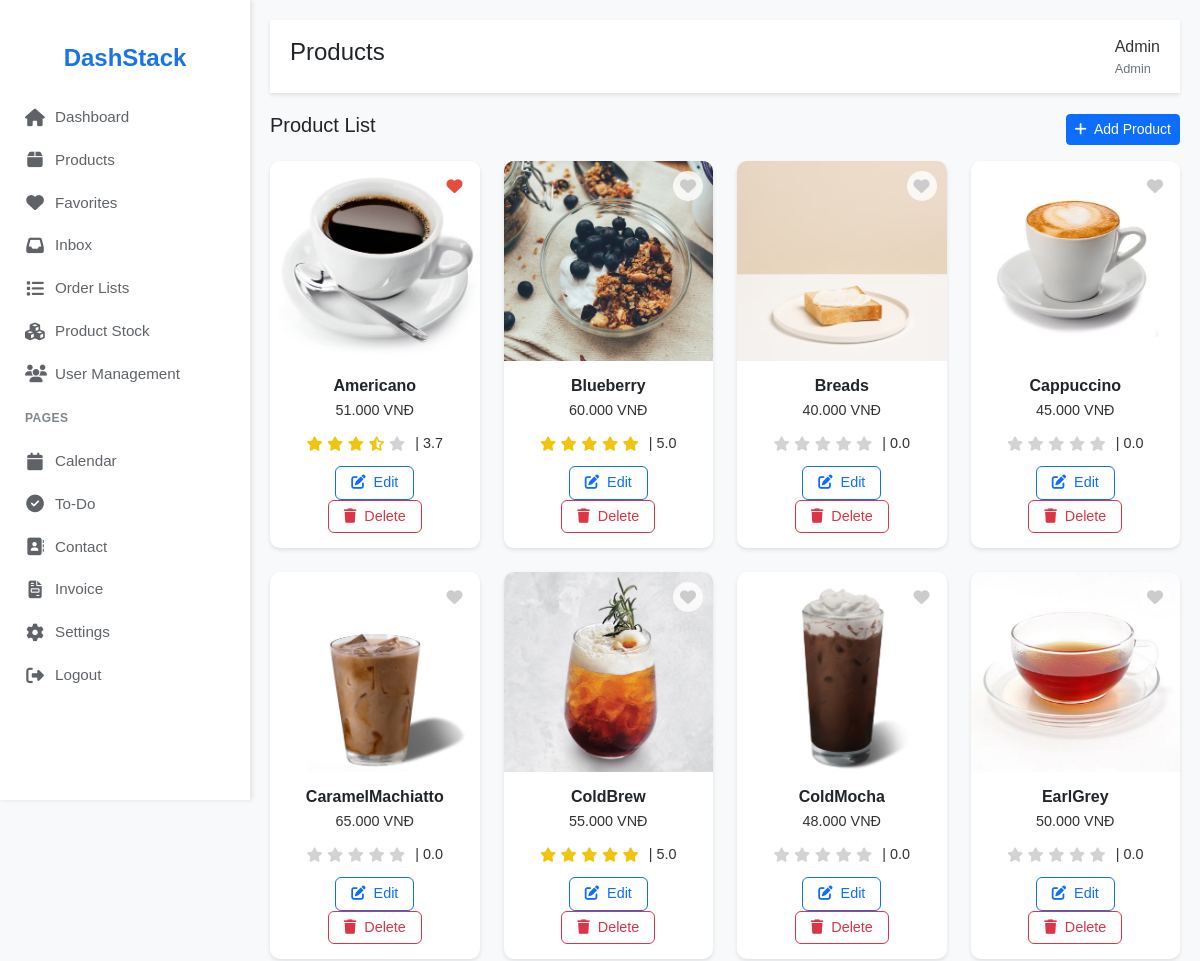
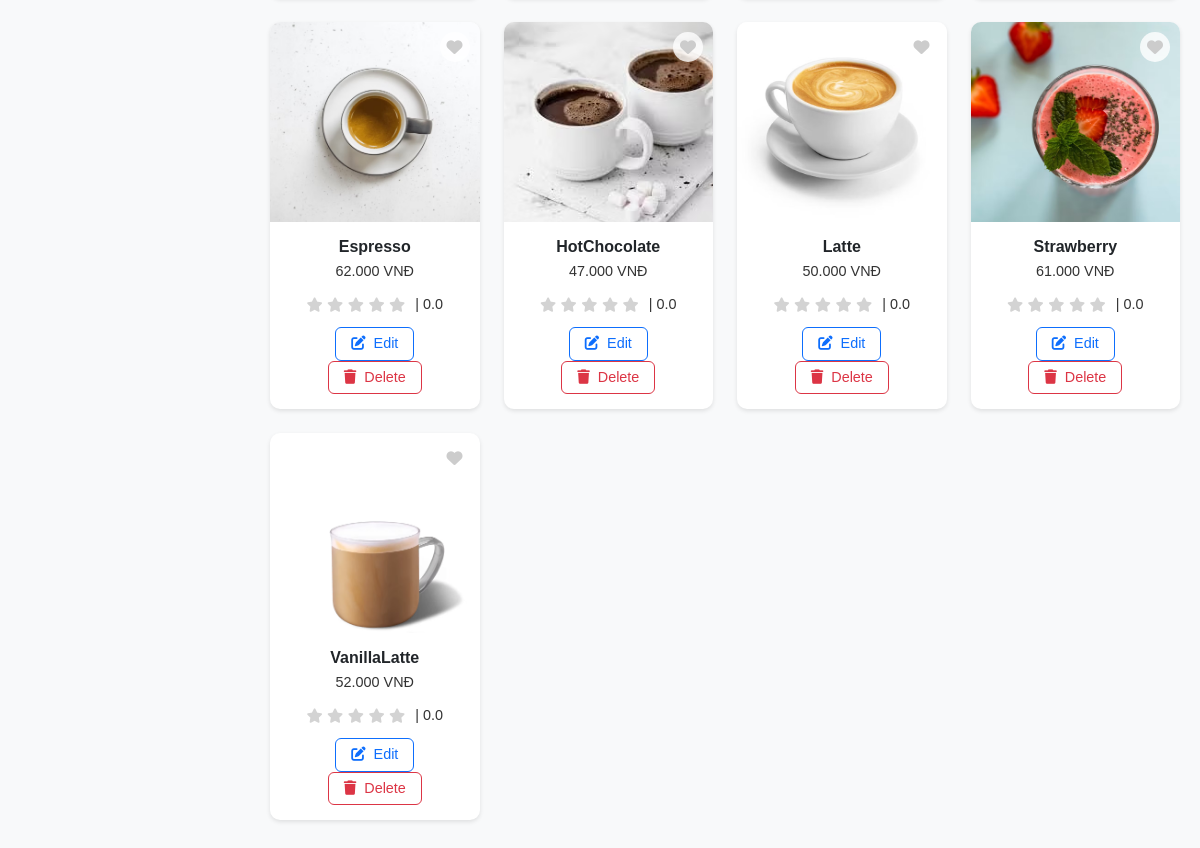
Page /admin/products (signed in) on the committed database (2 pictures, top to bottom).
### tables this page shows
CREATE TABLE products (
    product_id TEXT PRIMARY KEY,
    product_name TEXT NOT NULL,
    stock INTEGER NOT NULL CHECK(stock >= 0),
    description TEXT,
    discount INTEGER,
    category TEXT NOT NULL,
    image_url TEXT,
    image_url_2 TEXT
);

### app.py (the view)
@app.route('/admin/products')
def admin_products():
    return product_controller.admin_products()

### app.py (called while the page is built)
def format_currency(value):
    if value is None or not isinstance(value, (int, float)):
        return "N/A"
    return "{:,.0f}".format(value).replace(',', '.')

### models/account_model.py (called while the page is built)
    @staticmethod
    def get_user_details(customer_id):
        conn = get_db_connection()
        cursor = conn.cursor()
        cursor.execute('SELECT first_name, last_name FROM users WHERE customer_id = ?', (customer_id,))
        user = cursor.fetchone()
        conn.close()
        return user

### utils/db.py (called while the page is built)
def get_db_connection():
    conn = sqlite3.connect('database.db')
    conn.row_factory = sqlite3.Row
    conn.execute('PRAGMA foreign_keys = ON')
    return conn

### views/templates/admin_dashboard/dashboard/products.html (shortened to what this page needs)
<!DOCTYPE html>
<html lang="en">
<head>
    <link href="https://cdn.jsdelivr.net/npm/bootstrap@5.3.3/dist/css/bootstrap.min.css" rel="stylesheet">
    <link rel="stylesheet" href="https://cdnjs.cloudflare.com/ajax/libs/font-awesome/6.4.2/css/all.min.css">
</head>
<body>
    <div class="sidebar">
        <div class="logo">DashStack</div>
        <a href="{{ url_for('dashboard') }}" class="{{ 'active' if request.endpoint == 'dashboard' else '' }}"><i class="fas fa-home"></i> Dashboard</a>
        <a href="{{ url_for('admin_products') }}" class="{{ 'active' if request.endpoint == 'products' else '' }}"><i class="fas fa-box"></i> Products</a>
        <a href="{{ url_for('favorites') }}" class="{{ 'active' if request.endpoint == 'favorites' else '' }}"><i class="fas fa-heart"></i> Favorites</a>
        <a href="{{ url_for('inbox') }}" class="{{ 'active' if request.endpoint == 'inbox' else '' }}"><i class="fas fa-inbox"></i> Inbox</a>
        <a href="{{ url_for('order_lists') }}" class="{{ 'active' if request.endpoint == 'order_lists' else '' }}"><i class="fas fa-list"></i> Order Lists</a>
        <a href="{{ url_for('product_stock') }}" class="{{ 'active' if request.endpoint == 'product_stock' else '' }}"><i class="fas fa-cubes"></i> Product Stock</a>
        <a href="{{ url_for('user_management') }}" class="{{ 'active' if request.endpoint == 'user_management' else '' }}"><i class="fas fa-users"></i> User Management</a>
        <h6>PAGES</h6>
        <a href="{{ url_for('calendar') }}" class="{{ 'active' if request.endpoint == 'calendar' else '' }}"><i class="fas fa-calendar"></i> Calendar</a>
        <a href="{{ url_for('to_do_list') }}" class="{{ 'active' if request.endpoint == 'to_do_list' else '' }}"><i class="fas fa-check-circle"></i> To-Do</a>
        <a href="{{ url_for('contact') }}" class="{{ 'active' if request.endpoint == 'contact' else '' }}"><i class="fas fa-address-book"></i> Contact</a>
        <a href="{{ url_for('invoices') }}" class="{{ 'active' if request.endpoint == 'invoices' else '' }}"><i class="fas fa-file-invoice"></i> Invoice</a>
        <a href="{{ url_for('setting') }}" class="{{ 'active' if request.endpoint == 'setting' else '' }}"><i class="fas fa-cog"></i> Settings</a>
        <a href="{{ url_for('logout') }}" class="{{ 'active' if request.endpoint == 'logout' else '' }}"><i class="fas fa-sign-out-alt"></i> Logout</a>
    </div>
    <div class="main-content">
        <div class="header">
            <h4>Products</h4>
            <div class="d-flex align-items-center">
                <div class="user-profile">
                    <div class="user-info">
                        <span class="name">{{ admin.first_name }} {{ admin.last_name }}</span>
                        <span class="role">Admin</span>
                    </div>
                </div>
            </div>
        </div>
        <div class="products-grid">
    <div class="d-flex justify-content-between align-items-center mb-3">
        <h5>Product List</h5>
        <button class="btn btn-primary btn-sm" id="addProductBtn" data-bs-toggle="modal" data-bs-target="#addProductModal">
            <i class="fas fa-plus me-1"></i> Add Product
        </button>
    </div>
    <div class="row">
        {% for product in products_query %}
        <div class="col-md-6 col-lg-3 mb-4">
            <div class="product-card">
                <div class="image-container">
                    <img src="{{ product.image_url or 'https://via.placeholder.com/200x300?text=' + product.product_name }}" alt="{{ product.product_name }}">
                    <button class="favorite-btn favorite-toggle-btn"
                            data-product-id="{{ product.product_id }}"
                            data-favorited="{{ 'true' if product.favorited else 'false' }}">
                        <i class="fas fa-heart {{ 'favorited' if product.favorited else '' }}"></i>
                    </button>
                </div>
                <div class="card-body">
                    <h5>{{ product.product_name }}</h5>
                    <div class="price-container">
                        <span class="price">
                            {% if product.price_m %}
                                {{ product.price_m | format_currency }} VNĐ
                            {% elif product.price_s %}
                                {{ product.price_s | format_currency }} VNĐ
                            {% elif product.price_l %}
                                {{ product.price_l | format_currency }} VNĐ
                            {% else %}
                                N/A
                            {% endif %}
                        </span>
                    </div>
                    <div class="rating">
                        <span class="stars">
                            {% set avg_rating = (product.avg_rating | float | default(0)) %}
                            {% set full_stars = (avg_rating // 1) | int %}
                            {% set has_half = (avg_rating % 1 >= 0.5) %}
                            {% for i in range(5) %}
                                {% if i < full_stars %}
                                    <i class="fas fa-star"></i>
                                {% elif i == full_stars and has_half %}
                                    <i class="fas fa-star-half-alt half"></i>
                                {% else %}
                                    <i class="fas fa-star inactive"></i>
                                {% endif %}
                            {% endfor %}
                        </span>
                        <span class="avg-rating">| {{ avg_rating | float | round(1) }}</span>
                    </div>
                    <button class="btn btn-outline-primary edit-product-btn"
                            data-bs-toggle="modal" data-bs-target="#editProductModal"
                            data-product-id="{{ product.product_id }}">
                        <i class="fas fa-edit me-1"></i> Edit
                    </button>
                    <button class="btn btn-outline-danger delete-product-btn"
                            data-product-id="{{ product.product_id }}">
                        <i class="fas fa-trash me-1"></i> Delete
                    </button>
                </div>
            </div>
        </div>
        {% endfor %}
    </div>
</div>
    </div>
</body>
</html>

### views/templates/admin_dashboard/dashboard/products.html (style rules this page uses)
body { font-family: 'Arial', sans-serif; background-color: #f8f9fa; }
.sidebar { background-color: white; height: 100vh; position: fixed; top: 0; left: 0; width: 250px; padding-top: 20px; box-shadow: 2px 0 5px rgba(0,0,0,0.1); }
.sidebar .logo { font-size: 1.5rem; font-weight: 600; color: #1a73e8; padding: 20px; display: block; text-align: center; }
.sidebar a { color: #5f6368; padding: 10px 25px; display: flex; align-items: center; text-decoration: none; font-size: 0.95rem; font-weight: 500; transition: all 0.2s ease; }
.sidebar a i { margin-right: 10px; font-size: 1.1rem; width: 20px; text-align: center; }
.sidebar h6 { color: #80868b; font-size: 0.75rem; font-weight: 600; padding: 15px 25px; margin: 0; letter-spacing: 0.5px; }
.main-content { margin-left: 250px; padding: 20px; }
.header { background-color: white; padding: 15px 20px; box-shadow: 0 2px 4px rgba(0,0,0,0.1); display: flex; justify-content: space-between; align-items: center; }
.user-profile { display: flex; align-items: center; gap: 10px; }
.user-profile .user-info { display: flex; flex-direction: column; }
.user-profile .name { font-size: 1rem; font-weight: 500; color: #333; }
.user-profile .role { font-size: 0.8rem; color: #6c757d; }
.products-grid { margin-top: 20px; }
.product-card { background-color: white; border-radius: 10px; box-shadow: 0 2px 4px rgba(0,0,0,0.1); overflow: hidden; transition: transform 0.2s ease; }
.product-card .image-container { height: 200px; overflow: hidden; position: relative; }
.product-card img { width: 100%; height: 100%; object-fit: cover; }
.product-card .favorite-btn { position: absolute; top: 10px; right: 10px; background: rgba(255, 255, 255, 0.8); border: none; border-radius: 50%; width: 30px; height: 30px; display: flex; align-items: center; justify-content: center; cursor: pointer; }
.product-card .favorite-btn i { font-size: 1rem; color: #ccc; }
.product-card .favorite-btn i.favorited { color: #e74c3c; }
.product-card .card-body { padding: 15px; text-align: center; }
.product-card .card-body h5 { font-size: 1rem; font-weight: 600; margin-bottom: 5px; }
.product-card .card-body .price-container { display: flex; justify-content: center; align-items: center; margin-bottom: 10px; }
.product-card .card-body .price { font-size: 0.9rem; color: #333; font-weight: normal; }
.product-card .card-body .rating { margin-bottom: 10px; display: flex; justify-content: center; align-items: center; gap: 10px; }
.product-card .card-body .rating i { color: #f1c40f; font-size: 0.9rem; }
.product-card .card-body .rating i.inactive { color: #d3d3d3; }
.product-card .card-body .rating i.half { color: #f1c40f; }
.product-card .card-body .rating .avg-rating { font-size: 0.9rem; color: #333; font-weight: normal; }
.product-card .card-body .btn { font-size: 0.9rem; padding: 5px 15px; margin: 0 5px; }

### rows in the picture
products: image_url+product_name (picture), product_name "Americano", price_m "51.000", avg_rating "3.7"
products: image_url (picture), product_name "Blueberry", price_m "60.000", avg_rating "5.0"
products: image_url+product_name (picture), product_name "Breads", price_m "40.000", avg_rating "0.0"
products: image_url (picture), product_name "Cappuccino", price_m "45.000", avg_rating "0.0"
products: image_url (picture), product_name "CaramelMachiatto", price_m "65.000", avg_rating "0.0"
products: image_url+product_name (picture), product_name "ColdBrew", price_m "55.000", avg_rating "5.0"
products: image_url+product_name (picture), product_name "ColdMocha", price_m "48.000", avg_rating "0.0"
products: image_url+product_name (picture), product_name "EarlGrey", price_m "50.000", avg_rating "0.0"
products: image_url+product_name (picture), product_name "Espresso", price_m "62.000", avg_rating "0.0"
products: image_url+product_name (picture), product_name "HotChocolate", price_m "47.000", avg_rating "0.0"
products: image_url+product_name (picture), product_name "Latte", price_m "50.000", avg_rating "0.0"
products: image_url (picture), product_name "Strawberry", price_m "61.000", avg_rating "0.0"
products: image_url+product_name (picture), product_name "VanillaLatte", price_m "52.000", avg_rating "0.0"

### other values in the picture
{{ admin.first_name }} "Admin"
